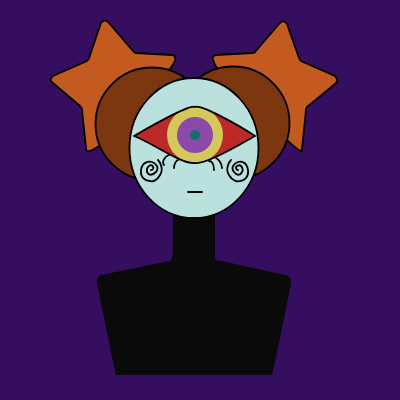
Frame 1 (no input)
Frame 60 (no input): identical to frame 1, image omitted
Frame 120 (the mouse pressed at the canvas centre since frame 60): identical to frame 1, image omitted

The p5.js sketch that drew this single still picture (run headless with seeded random() and noise() and a simulated clock; from frame 60 on, the mouse is pressed at the canvas centre):

// p5.js sketch
// ── sketch.js
function setup() {
  createCanvas(400, 400);
}

function draw() {
  background("#360E60");
  stroke(0);
  strokeWeight(1.8);
  
  translate(width / 2 - 150, 20)
  
  // STAR L
  //fill(100); 
  fill("#C35A1F");
  beginShape();
  vertex(51, 3);
  bezierVertex(52, 2, 55, -2, 59, 3);
  vertex(83, 31);
  bezierVertex(84, 32, 85, 33, 86, 33);
  vertex(122, 35);
  bezierVertex(124, 35, 127, 37, 124, 43);
  vertex(120, 49);
  vertex(52, 124);
  bezierVertex(42, 131, 36, 134, 36, 128);
  vertex(32, 90);
  bezierVertex(32, 89, 31, 87, 30, 86);
  vertex(30, 86);
  vertex(3, 63);
  bezierVertex(1, 62, -1, 59, 3, 56);
  vertex(37, 41);
  bezierVertex(37, 40, 39, 40, 39, 38);
  vertex(51, 3);
  endShape();
  
  
  // HAIR L
  //fill(40);
  fill("#7C3711");
  ellipse(102, 104, 113, 113);
  

  // STAR R
  //fill(100);
  fill("#C35A1F");
  beginShape();
  vertex(229, 4);
  bezierVertex(233, -1, 236, 2, 237, 4);
  vertex(249, 38);
  bezierVertex(250, 40, 251, 41, 251, 41);
  vertex(285, 56);
  bezierVertex(289, 60, 287, 62, 285, 64);
  vertex(257, 87);
  bezierVertex(257, 88, 255, 89, 256, 90);
  vertex(252, 129);
  bezierVertex(252, 135, 246, 131, 168, 50);
  bezierVertex(164, 43, 161, 37, 164, 36);
  vertex(166, 35);
  vertex(202, 33);
  bezierVertex(204, 33, 205, 32, 205, 32);
  vertex(229, 4);
  endShape();
    
  
  // HAIR R
  //fill(40);
  fill("#7C3711");
  ellipse(183, 103, 113, 113);
  

  // BODY
  noStroke();
  fill(10);
  beginShape();
  line(123, 193, 165, 193);
  vertex(165, 193);
  vertex(165, 237);
  bezierVertex(165, 239, 168, 241, 172, 241)
  vertex(235, 255);
  bezierVertex(237, 255,242, 257, 241, 264);
  vertex(228, 328);
  vertex(222, 355);
  vertex(66, 355)
  bezierVertex(60, 328, 49, 272, 47, 264);
  bezierVertex(47, 264, 46, 257, 51, 255);
  bezierVertex(53, 255, 117, 241, 120, 241);
  bezierVertex(123, 239, 123, 237, 123, 195);
  endShape();
  
  
  // HEAD
  //fill(150)
  stroke(0);
  fill("#BAE1DE")
  ellipse(144, 128, 129, 140);  

  
  // EYE
    // scelera fill
  noStroke();
  //fill(120);
  fill("#BB2929");
  beginShape();
  vertex(84, 116);
  bezierVertex(103, 105, 141, 84, 145, 87);
  bezierVertex(150, 84, 187, 104, 205, 116);
  bezierVertex(194, 122, 157, 145, 145, 143);
  bezierVertex(132, 145, 99, 121, 84, 116);
  endShape();
  
    // iris
  noStroke();  
  //fill(200)
  fill("#D4C85D");
  ellipse(145, 115, 56, 56);
  
    // pupil
  //fill(255);
  fill("#8B4AAA");
  ellipse(145, 115, 36, 36);
  fill("#0E706D");
  ellipse(145, 115, 10, 10);
  
  
    // scelera ouline (so that the outline is over the iris as well)
  stroke(0);
  noFill();
  beginShape();
  vertex(84, 116);
  bezierVertex(103, 105, 141, 84, 145, 87);
  bezierVertex(150, 84, 187, 104, 205, 116);
  bezierVertex(194, 122, 157, 145, 145, 143);
  bezierVertex(132, 145, 99, 121, 84, 116);
  endShape();
  
    // eyelashes
  beginShape();
  vertex(119, 135);
  bezierVertex(116, 136, 111, 141, 114, 145);
  endShape();
  
  beginShape();
  vertex(128, 140);
  bezierVertex(127, 140, 124, 143, 124, 148);
  endShape();
  
  beginShape();
  vertex(159, 141);
  bezierVertex(161, 141, 164, 143, 164, 150);
  endShape();
  
  beginShape();
  vertex(166, 138);
  bezierVertex(168, 139, 172, 143, 172, 148);
  endShape();
  
  
  // CHEEK L
  beginShape();
  vertex(108, 140);
  bezierVertex(110, 142, 114, 149, 110, 155);
  bezierVertex(107, 161, 102, 162, 100, 161);
  bezierVertex(96, 161, 90, 158, 91, 150);
  bezierVertex(92, 142, 99, 141, 102, 142);
  bezierVertex(105, 143, 110, 147, 106, 152);
  bezierVertex(101, 157, 98, 154, 97, 152);
  bezierVertex(97, 151, 96, 148, 99, 146);
  bezierVertex(101, 144, 103, 146, 103, 147);
  bezierVertex(104, 148, 103, 150, 101, 150);
  endShape();
  
  // CHEEK R
  beginShape();
  vertex(181, 140);
  bezierVertex(179, 142, 175, 149, 179, 155);
  bezierVertex(182, 161, 188, 162, 190, 161);
  bezierVertex(193, 161, 199, 158, 198, 150);
  bezierVertex(197, 142, 191, 141, 188, 142);
  bezierVertex(185, 143, 180, 147, 184, 152);
  bezierVertex(188, 157, 191, 154, 192, 152);
  bezierVertex(193, 151, 193, 148, 191, 146);
  bezierVertex(189, 144, 187, 146, 186, 147);
  bezierVertex(186, 148, 186, 150, 188, 150);
  endShape();
  
  
  // MOUTH
  stroke(0)
  line(138, 172, 152, 172);

}
